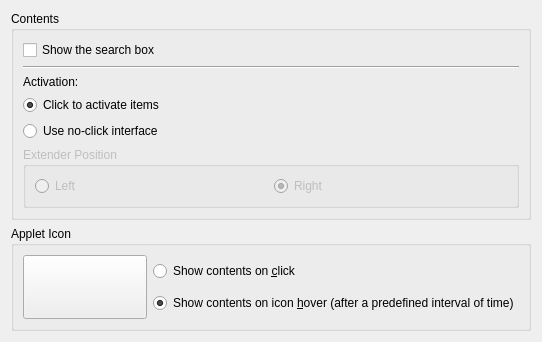
<?xml version="1.0" encoding="UTF-8"?>
<ui version="4.0">
 <class>LancelotPartConfigBase</class>
 <widget class="QWidget" name="LancelotPartConfigBase">
  <property name="geometry">
   <rect>
    <x>0</x>
    <y>0</y>
    <width>542</width>
    <height>335</height>
   </rect>
  </property>
  <layout class="QVBoxLayout" name="verticalLayout_2">
   <item>
    <widget class="QGroupBox" name="panelContents">
     <property name="title">
      <string comment="Contents of the applet">Contents</string>
     </property>
     <layout class="QVBoxLayout" name="verticalLayout">
      <item>
       <widget class="QCheckBox" name="checkShowSearchBox">
        <property name="text">
         <string>Show the search box</string>
        </property>
       </widget>
      </item>
      <item>
       <widget class="Line" name="line">
        <property name="orientation">
         <enum>Qt::Horizontal</enum>
        </property>
       </widget>
      </item>
      <item>
       <widget class="QLabel" name="label">
        <property name="text">
         <string>Activation:</string>
        </property>
       </widget>
      </item>
      <item>
       <widget class="QRadioButton" name="radioContentsActivationClick">
        <property name="text">
         <string>Click to activate items</string>
        </property>
        <property name="checked">
         <bool>true</bool>
        </property>
       </widget>
      </item>
      <item>
       <widget class="QRadioButton" name="radioContentsActivationExtender">
        <property name="text">
         <string>Use no-click interface</string>
        </property>
       </widget>
      </item>
      <item>
       <widget class="QGroupBox" name="panelContentsExtenderPosition">
        <property name="enabled">
         <bool>false</bool>
        </property>
        <property name="title">
         <string>Extender Position</string>
        </property>
        <layout class="QHBoxLayout" name="horizontalLayout">
         <item>
          <widget class="QRadioButton" name="radioContentsExtenderPositionLeft">
           <property name="text">
            <string comment="Position the extender left">Left</string>
           </property>
          </widget>
         </item>
         <item>
          <widget class="QRadioButton" name="radioContentsExtenderPositionRight">
           <property name="text">
            <string comment="Position the extender right">Right</string>
           </property>
           <property name="checked">
            <bool>true</bool>
           </property>
          </widget>
         </item>
        </layout>
       </widget>
      </item>
     </layout>
    </widget>
   </item>
   <item>
    <widget class="QGroupBox" name="panelIcon">
     <property name="sizePolicy">
      <sizepolicy hsizetype="Preferred" vsizetype="Minimum">
       <horstretch>0</horstretch>
       <verstretch>0</verstretch>
      </sizepolicy>
     </property>
     <property name="title">
      <string>Applet Icon</string>
     </property>
     <layout class="QHBoxLayout" name="horizontalLayout_2">
      <item>
       <widget class="KIconButton" name="iconChooser">
        <property name="minimumSize">
         <size>
          <width>64</width>
          <height>64</height>
         </size>
        </property>
        <property name="maximumSize">
         <size>
          <width>20000</width>
          <height>64</height>
         </size>
        </property>
        <property name="baseSize">
         <size>
          <width>64</width>
          <height>64</height>
         </size>
        </property>
        <property name="iconSize">
         <size>
          <width>16</width>
          <height>16</height>
         </size>
        </property>
       </widget>
      </item>
      <item>
       <layout class="QVBoxLayout" name="verticalLayout_3">
        <item>
         <widget class="QRadioButton" name="radioIconActivationClick">
          <property name="text">
           <string>Show contents on &amp;click</string>
          </property>
         </widget>
        </item>
        <item>
         <widget class="QRadioButton" name="radioIconActivationHover">
          <property name="text">
           <string>Show contents on icon &amp;hover (after a predefined interval of time)</string>
          </property>
          <property name="checked">
           <bool>true</bool>
          </property>
         </widget>
        </item>
       </layout>
      </item>
     </layout>
    </widget>
   </item>
  </layout>
 </widget>
 <customwidgets>
  <customwidget>
   <class>KIconButton</class>
   <extends>QPushButton</extends>
   <header>kicondialog.h</header>
  </customwidget>
 </customwidgets>
 <resources/>
 <connections>
  <connection>
   <sender>radioContentsActivationExtender</sender>
   <signal>toggled(bool)</signal>
   <receiver>panelContentsExtenderPosition</receiver>
   <slot>setEnabled(bool)</slot>
   <hints>
    <hint type="sourcelabel">
     <x>435</x>
     <y>82</y>
    </hint>
    <hint type="destinationlabel">
     <x>434</x>
     <y>118</y>
    </hint>
   </hints>
  </connection>
  <connection>
   <sender>radioContentsActivationClick</sender>
   <signal>toggled(bool)</signal>
   <receiver>panelContentsExtenderPosition</receiver>
   <slot>setDisabled(bool)</slot>
   <hints>
    <hint type="sourcelabel">
     <x>408</x>
     <y>53</y>
    </hint>
    <hint type="destinationlabel">
     <x>406</x>
     <y>111</y>
    </hint>
   </hints>
  </connection>
 </connections>
</ui>
